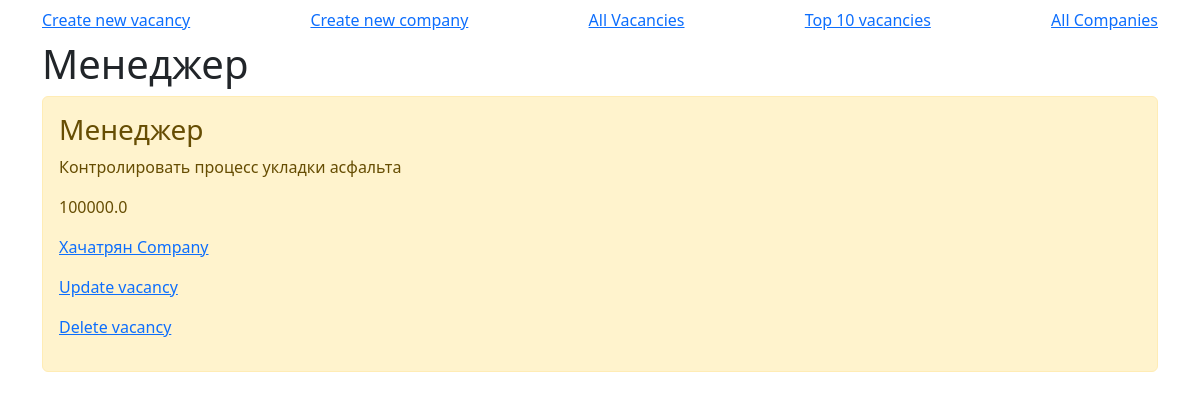
Screenshot of /api/vacancies/4 with the database file from the repository.
### api/models.py (models this page shows, shortened)
class Vacancy(models.Model):
    name = models.CharField('Name of vacancy',max_length=50)
    description = models.TextField('Description')
    salary = models.FloatField('Salary')
    company = models.ForeignKey(Company, on_delete = models.CASCADE)
    class Meta:
        verbose_name = 'Vacancy'
        verbose_name_plural = 'Vacancies'

class Company(models.Model):
    name = models.CharField('Name of company',max_length=50)
    description = models.TextField('Description')
    city = models.CharField('City',max_length=50)
    address = models.TextField('Address')
    class Meta:
        verbose_name = 'Company'
        verbose_name_plural = 'Companies'

### api/views.py (the view)
# urls.py: path('api/vacancies/<int:id>', views.VacancyView.as_view()),
class VacancyView(View):
    def get(self, request,id):
        vacancy = get_object_or_404(Vacancy, id=id)
        return render(request, 'api/vacancy.html',{'title' : vacancy.name, 'vacancy' : vacancy})

### api/templates/api/vacancy.html (shortened to what this page needs)
{% extends 'api/base.html' %}
{% block content %}
    <h1>{{ title }}</h1>
    <div class="alert alert-warning mt-2">
            <h3>{{ vacancy.name }}</h3>
            <p>{{ vacancy.description }}</p>
            <p>{{ vacancy.salary }}</p>
            <a href="/api/companies/{{ vacancy.company.id}}"><p>{{ vacancy.company.name }}</p></a>
            <a href="/api/update/{{vacancy.id}}?type=vacancy"><p>Update vacancy</p></a>
            <a href="/api/delete/{{vacancy.id}}?type=vacancy"><p>Delete vacancy</p></a>
        </div>
{% endblock %}

### rows the page displays
Vacancy: name "Менеджер", description "Контролировать процесс укладки асфальта", salary "100000.0", company.name "Хачатрян Company"
